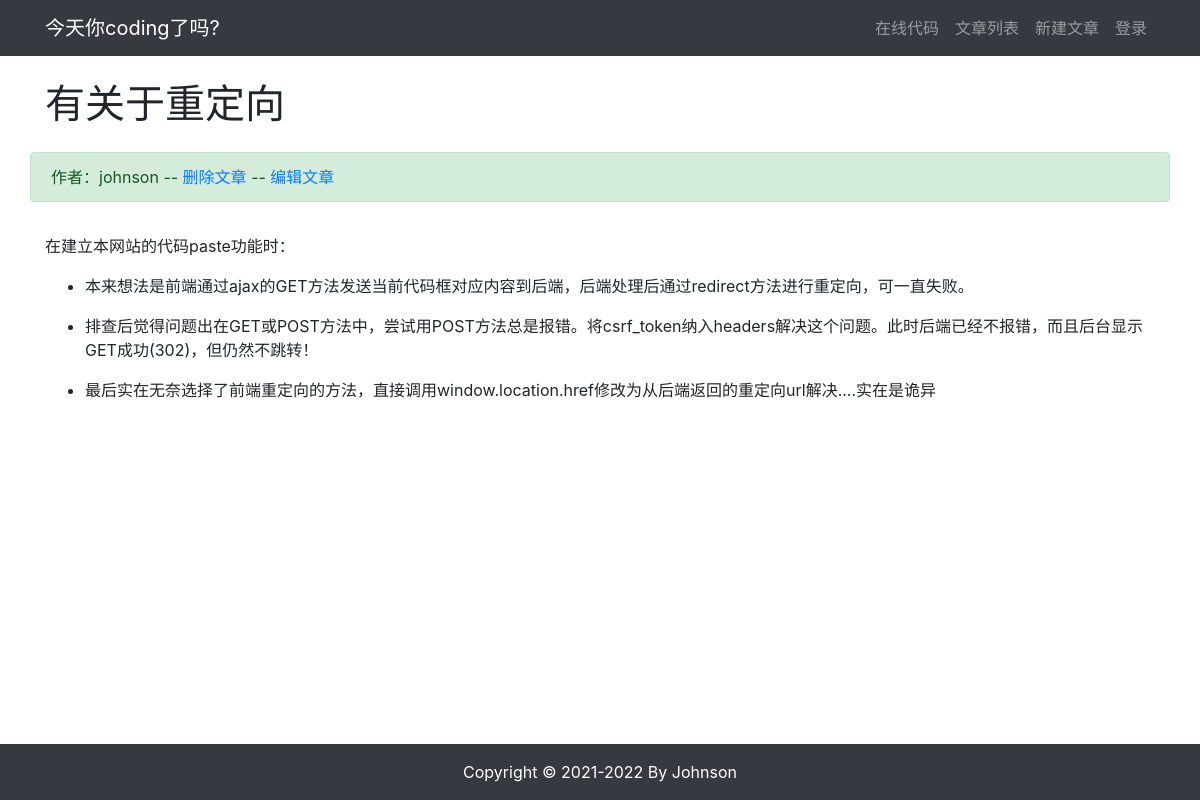
/article/article-detail/16/, run on the app's committed database.
### article/models.py (models this page shows, shortened)
class ArticlePost(models.Model):
    author = models.ForeignKey(User, on_delete=models.CASCADE)
    title = models.CharField(max_length=100)
    body = models.TextField()
    created = models.DateTimeField(default=timezone.now)
    updated = models.DateTimeField(auto_now=True)
    class Meta:
        ordering = ('-created', )

### article/views.py (the view)
# urls.py: path('article-detail/<int:id>/', views.article_detail, name='article_detail'),
def article_detail(request, id):
    article = ArticlePost.objects.get(id=id)
    article.body = markdown.markdown(article.body,
            extensions=[
                'markdown.extensions.extra',
                'markdown.extensions.codehilite',
            ])
    context = {'article':article}
    return render(request, 'article/detail.html', context)

### templates/article/detail.html (shortened to what this page needs)
{% extends "base.html" %}
{% load staticfiles %}
{% block content %}
<div class="container">
    <div class="row">
        <h1 class="col-12 mt-4 mb-4">{{ article.title }}</h1>
        <div class="col-12 alert alert-success">
            作者：{{ article.author }}
            -- <a href="#" onclick="confirm_safe_delete()">删除文章</a>
            -- <a href="{% url "article:article_update" article.id %}">编辑文章</a>
        </div>
        <div class="col-12">
            <p>{{ article.body|safe}}</p>
        </div>
    </div>
</div>
{% endblock content %}

### data on the page
ArticlePost: title "有关于重定向", author "johnson", body "在建立本网站的代码paste功能时： 本来想法是前端通过ajax的GET方法发送当前代码框对应内容到后端，后端处理后通过redirect方法进行重定向，可一直失败。 排查后觉得问题出在GET或POST方法中，尝试用POST方法总是报错。将csrf_token纳入headers解决这个问题。此时后端已经不报错，而且后台显示GET成功(302)，但仍然不跳转！ 最后实在无奈选择了前端重定向的方法，直接调用window.location.href修改为从后端返回的重定向url解决....实在是诡异"
